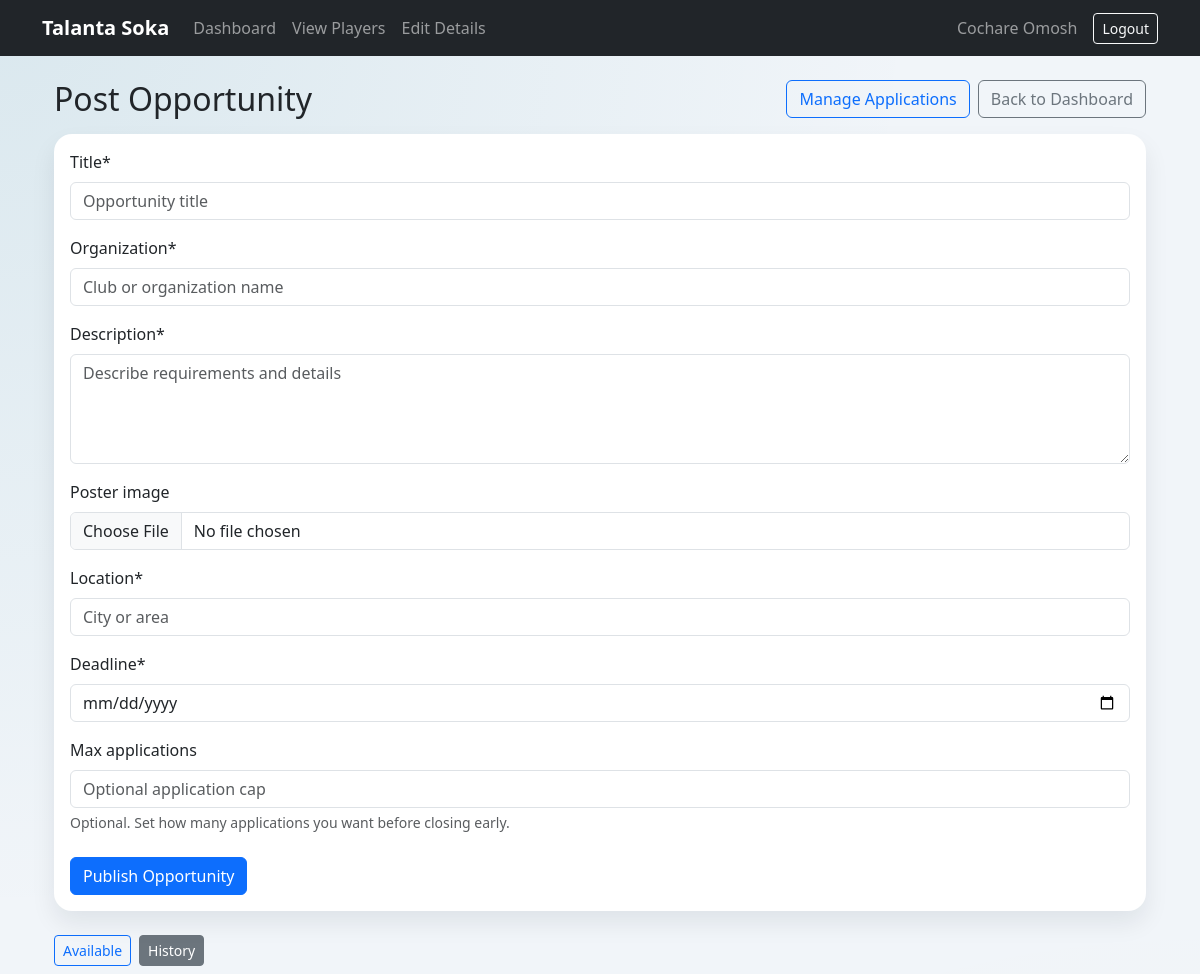
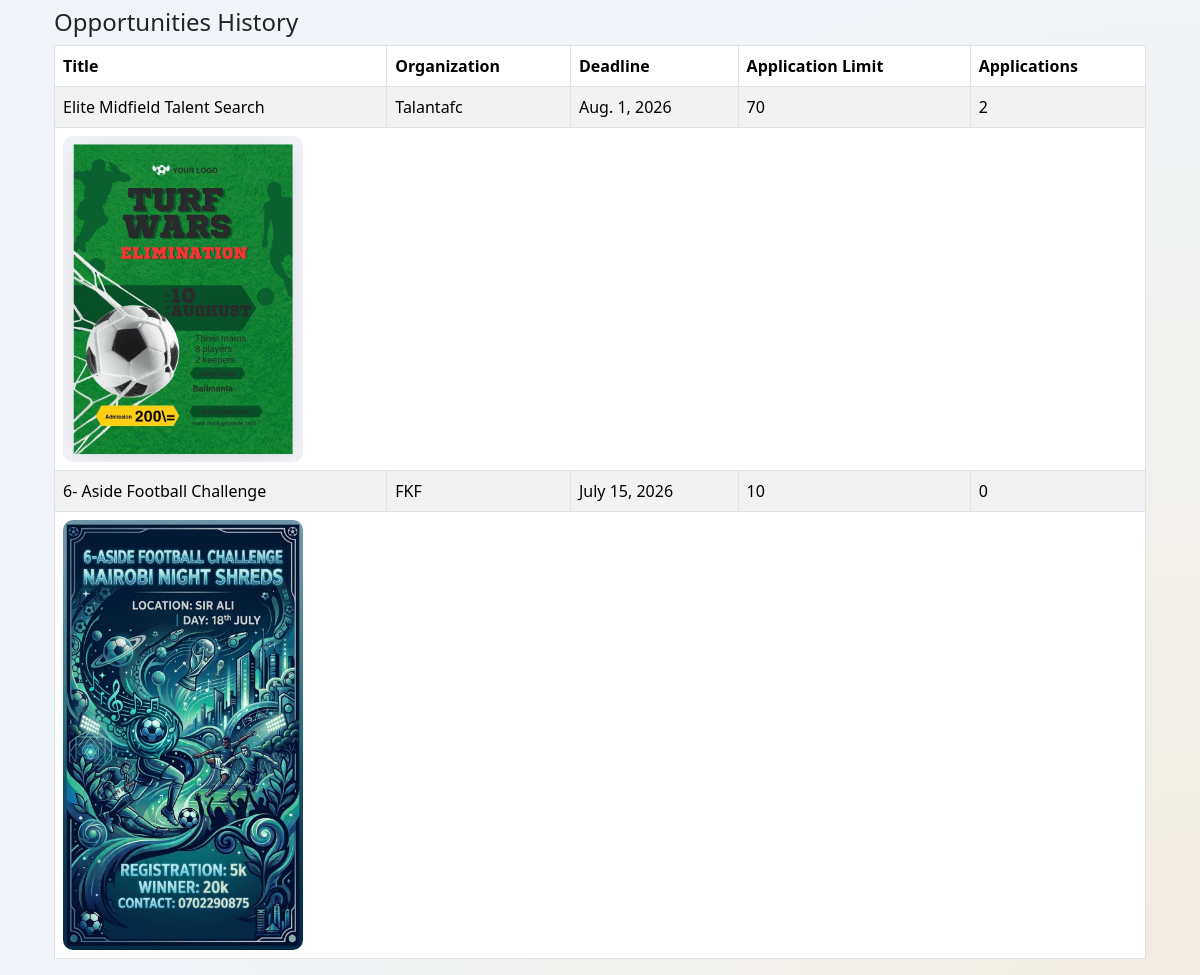
/opportunities/post/?view=history (signed in), run on the app's committed database (2 pictures, top to bottom).
### users/models.py (models this page shows, shortened)
class User(AbstractBaseUser, PermissionsMixin):
    full_name = models.CharField(max_length=150)
    email = models.EmailField(unique=True)
    ROLE_CHOICES = [
        ('player','Player'),
        ('scout', 'Scout'),
    ]
    role = models.CharField(max_length=20, choices=ROLE_CHOICES, default='player')
    is_active = models.BooleanField(default=True)
    is_staff = models.BooleanField(default=False)
    USERNAME_FIELD = 'email'
    REQUIRED_FIELDS = ['full_name']
    objects = UserManager()

### opportunities/models.py (models this page shows, shortened)
class Opportunity(models.Model):
	scout = models.ForeignKey(
		settings.AUTH_USER_MODEL,
		on_delete=models.CASCADE,
		related_name='posted_opportunities',
	)
	title = models.CharField(max_length=150)
	organization = models.CharField(max_length=150)
	description = models.TextField()
	poster_image = models.ImageField(upload_to='opportunity_posters/', blank=True, null=True)
	location = models.CharField(max_length=120)
	deadline = models.DateField()
	max_applications = models.PositiveIntegerField(blank=True, null=True)
	is_active = models.BooleanField(default=True)
	created_at = models.DateTimeField(auto_now_add=True)
	updated_at = models.DateTimeField(auto_now=True)
	class Meta:
		ordering = ['-created_at']

### opportunities/views.py (the view)
# urls.py: path('post/', views.post_opportunity, name='post_opportunity'),
@login_required
def post_opportunity(request):
	if request.user.role != 'scout':
		messages.error(request, 'Only scouts can post opportunities.')
		return redirect('player_dashboard')
	_auto_expire_passed_deadline_opportunities()
	selected_view = request.GET.get('view', 'available').strip().lower()
	if selected_view not in {'available', 'history'}:
		selected_view = 'available'
	is_verified = getattr(request.user.scout_profile, 'verified', False)
	if not is_verified:
		messages.warning(request, 'Your scout account is pending verification. Posting is disabled until approved by admin.')
	if request.method == 'POST':
		if not is_verified:
			return redirect('post_opportunity')
		form = OpportunityForm(request.POST, request.FILES, scout=request.user)
		if form.is_valid():
			opportunity = form.save(commit=False)
			opportunity.scout = request.user
			opportunity.save()
			messages.success(request, 'Opportunity posted successfully.')
			return redirect('post_opportunity')
	else:
		form = OpportunityForm(scout=request.user)
	available_opportunities = Opportunity.objects.filter(scout=request.user, is_active=True).order_by('deadline', '-created_at')
	history_opportunities = Opportunity.objects.filter(scout=request.user, is_active=False).order_by('-updated_at', '-created_at')
	return render(
		request,
		'scouts/postopportunity.html',
		{
			'form': form,
			'available_opportunities': available_opportunities,
			'history_opportunities': history_opportunities,
			'selected_view': selected_view,
			'is_verified': is_verified,
		},
	)

### opportunities/forms.py (shortened to what this page needs)
class OpportunityForm(forms.ModelForm):
    def __init__(self, *args, **kwargs):
        self.scout = kwargs.pop('scout', None)
        super().__init__(*args, **kwargs)
        self.fields['max_applications'].required = False
        self.fields['max_applications'].help_text = 'Optional. Set how many applications you want before closing early.'
    class Meta:
        model = Opportunity
        fields = ['title', 'organization', 'description', 'poster_image', 'location', 'deadline', 'max_applications']
        widgets = {
            'title': forms.TextInput(attrs={'placeholder': 'Opportunity title'}),
            'organization': forms.TextInput(attrs={'placeholder': 'Club or organization name'}),
            'description': forms.Textarea(attrs={'rows': 4, 'placeholder': 'Describe requirements and details'}),
            'location': forms.TextInput(attrs={'placeholder': 'City or area'}),
            'deadline': forms.DateInput(attrs={'type': 'date', 'min': timezone.localdate().isoformat()}),
            'max_applications': forms.NumberInput(attrs={'min': 1, 'placeholder': 'Optional application cap'}),
        }

### opportunities/views.py (called while the page is built)
def _auto_expire_passed_deadline_opportunities():
	today = timezone.localdate()
	Opportunity.objects.filter(is_active=True, deadline__lt=today).update(is_active=False)

### templates/scouts/postopportunity.html (shortened to what this page needs)
{% extends 'base.html' %}
{% load crispy_forms_tags %}
{% block content %}
<div class="container mt-4">
	<div class="d-flex justify-content-between align-items-center mb-3">
		<h2 class="mb-0">Post Opportunity</h2>
		<div class="d-flex gap-2">
			<a href="{% url 'manage_posted_opportunities' %}" class="btn btn-outline-primary">Manage Applications</a>
			<a href="{% url 'scout_dashboard' %}" class="btn btn-outline-secondary">Back to Dashboard</a>
		</div>
	</div>
	<div class="card mb-4">
		<div class="card-body">
			<form method="post" enctype="multipart/form-data" novalidate>
				{{ form|crispy }}
				{% if is_verified %}
					<button type="submit" class="btn btn-primary mt-2">Publish Opportunity</button>
				{% else %}
					<button type="button" class="btn btn-secondary mt-2" disabled>Publish Opportunity (Awaiting Verification)</button>
				{% endif %}
			</form>
		</div>
	</div>
	<div class="d-flex gap-2 mb-3">
		<a href="{% url 'post_opportunity' %}?view=available" class="btn btn-sm {% if selected_view == 'available' %}btn-primary{% else %}btn-outline-primary{% endif %}">Available</a>
		<a href="{% url 'post_opportunity' %}?view=history" class="btn btn-sm {% if selected_view == 'history' %}btn-secondary{% else %}btn-outline-secondary{% endif %}">History</a>
	</div>
	{% if selected_view == 'available' %}
	<h4>Available Opportunities</h4>
		{% if available_opportunities %}
		<div class="table-responsive">
			<table class="table table-bordered table-striped">
				<thead>
					<tr>
						<th>Title</th>
						<th>Organization</th>
						<th>Deadline</th>
						<th>Application Limit</th>
						<th>Applications</th>
					</tr>
				</thead>
				<tbody>
					{% for opportunity in available_opportunities %}
						<tr>
							<td>{{ opportunity.title }}</td>
							<td>{{ opportunity.organization }}</td>
							<td>{{ opportunity.deadline }}</td>
							<td>{{ opportunity.max_applications|default:'Not set' }}</td>
							<td>{{ opportunity.applications.count }}</td>
						</tr>
						{% if opportunity.poster_image %}
						<tr>
							<td colspan="5">
								<img src="{{ opportunity.poster_image.url }}" alt="{{ opportunity.title }} poster" style="max-width: 240px; border-radius: 10px;">
							</td>
						</tr>
						{% endif %}
					{% endfor %}
				</tbody>
			</table>
		</div>
		{% else %}
			<div class="alert alert-info">No active opportunities posted right now.</div>
		{% endif %}
	{% else %}
		<h4>Opportunities History</h4>
		{% if history_opportunities %}
		<div class="table-responsive">
			<table class="table table-bordered table-striped">
				<thead>
					<tr>
						<th>Title</th>
						<th>Organization</th>
						<th>Deadline</th>
						<th>Application Limit</th>
						<th>Applications</th>
					</tr>
				</thead>
				<tbody>
					{% for opportunity in history_opportunities %}
						<tr>
							<td>{{ opportunity.title }}</td>
							<td>{{ opportunity.organization }}</td>
							<td>{{ opportunity.deadline }}</td>
							<td>{{ opportunity.max_applications|default:'Not set' }}</td>
							<td>{{ opportunity.applications.count }}</td>
						</tr>
						{% if opportunity.poster_image %}
						<tr>
							<td colspan="5">
								<img src="{{ opportunity.poster_image.url }}" alt="{{ opportunity.title }} poster" style="max-width: 240px; border-radius: 10px;">
							</td>
						</tr>
						{% endif %}
					{% endfor %}
				</tbody>
			</table>
		</div>
		{% else %}
			<div class="alert alert-light border">No expired opportunities in history yet.</div>
		{% endif %}
	{% endif %}
</div>
{% endblock %}

### templates/base.html (shortened to what this page needs)
{% load static %}
<!DOCTYPE html>
<html lang="en">
<head>
    <link href="https://cdn.jsdelivr.net/npm/bootstrap@5.3.3/dist/css/bootstrap.min.css" rel="stylesheet">
</head>
<body>
<nav class="navbar navbar-expand-lg navbar-dark bg-dark">
    <div class="container">
        <a class="navbar-brand" href="{% url 'home' %}">
            Talanta Soka
        </a>
        <div class="collapse navbar-collapse"
             id="navbarContent">
            <ul class="navbar-nav me-auto">
                <li class="nav-item">
                    {% if user.is_authenticated and user.is_staff %}
                        <a class="nav-link" href="{% url 'admin_dashboard' %}">
                    {% elif user.is_authenticated and user.role == 'player' %}
                        <a class="nav-link" href="{% url 'player_dashboard' %}">
                    {% elif user.is_authenticated and user.role == 'scout' %}
                        <a class="nav-link" href="{% url 'scout_dashboard' %}">
                    {% else %}
                        <a class="nav-link" href="{% url 'home' %}">
                    {% endif %}
                        Dashboard
                    </a>
                </li>
                <li class="nav-item">
                    {% if user.is_authenticated and user.is_staff %}
                        <a class="nav-link" href="{% url 'admin_users' %}">Users</a>
                    {% elif user.is_authenticated and user.role == 'player' %}
                        <a class="nav-link" href="{% url 'player_profile' %}">Profile</a>
                    {% elif user.is_authenticated and user.role == 'scout' %}
                        <a class="nav-link" href="{% url 'scout_player_directory' %}">View Players</a>
                    {% else %}
                        <a class="nav-link" href="{% url 'login' %}">Login</a>
                    {% endif %}
                </li>
                {% if user.is_authenticated and user.role == 'scout' and not user.is_staff %}
                    <li class="nav-item">
                        <a class="nav-link" href="{% url 'scout_edit_details' %}">Edit Details</a>
                    </li>
                {% endif %}
            </ul>
            {% if user.is_authenticated %}
                <span class="navbar-text me-3">
                    {{ user.full_name }}
                </span>
                <a href="{% url 'logout' %}"
                   class="btn btn-outline-light btn-sm">
                    Logout
                </a>
            {% endif %}
        </div>
    </div>
</nav>
<div class="container mt-4">
    <div class="position-fixed top-0 end-0 p-3" style="z-index:1080;">
    </div>
    {% block content %}
    {% endblock %}
</div>
</body>
</html>

### templates/base.html (style rules this page uses)
body { background: radial-gradient(circle at top left, rgba(14,116,144,.10), transparent 40%), radial-gradient(circle at bottom right, rgba(245,158,11,.10), transparent 45%), #f1f5f9; min-height:100vh; }
.navbar-brand { font-weight:bold; }
.card { border:none; border-radius:18px; box-shadow:0 12px 24px rgba(15,23,42,.08); }

### data on the page
User: full_name "Cochare Omosh"
Opportunity: title "Elite Midfield Talent Search", organization "Talantafc", deadline "Aug. 1, 2026", max_applications "70", applications.count "2", poster_image (picture)
Opportunity: title "6- Aside Football Challenge", organization "FKF", deadline "July 15, 2026", max_applications "10", applications.count "0", poster_image (picture)
